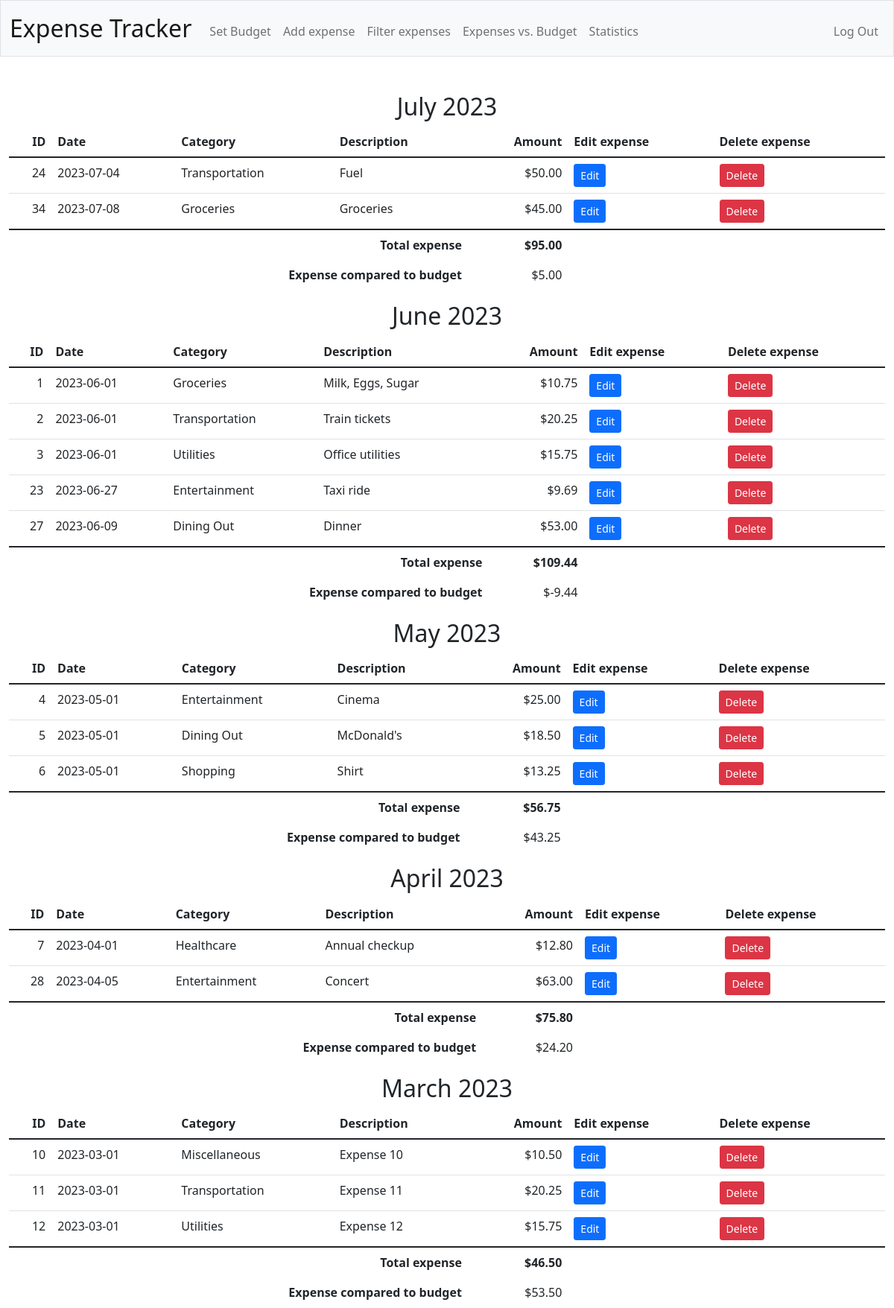
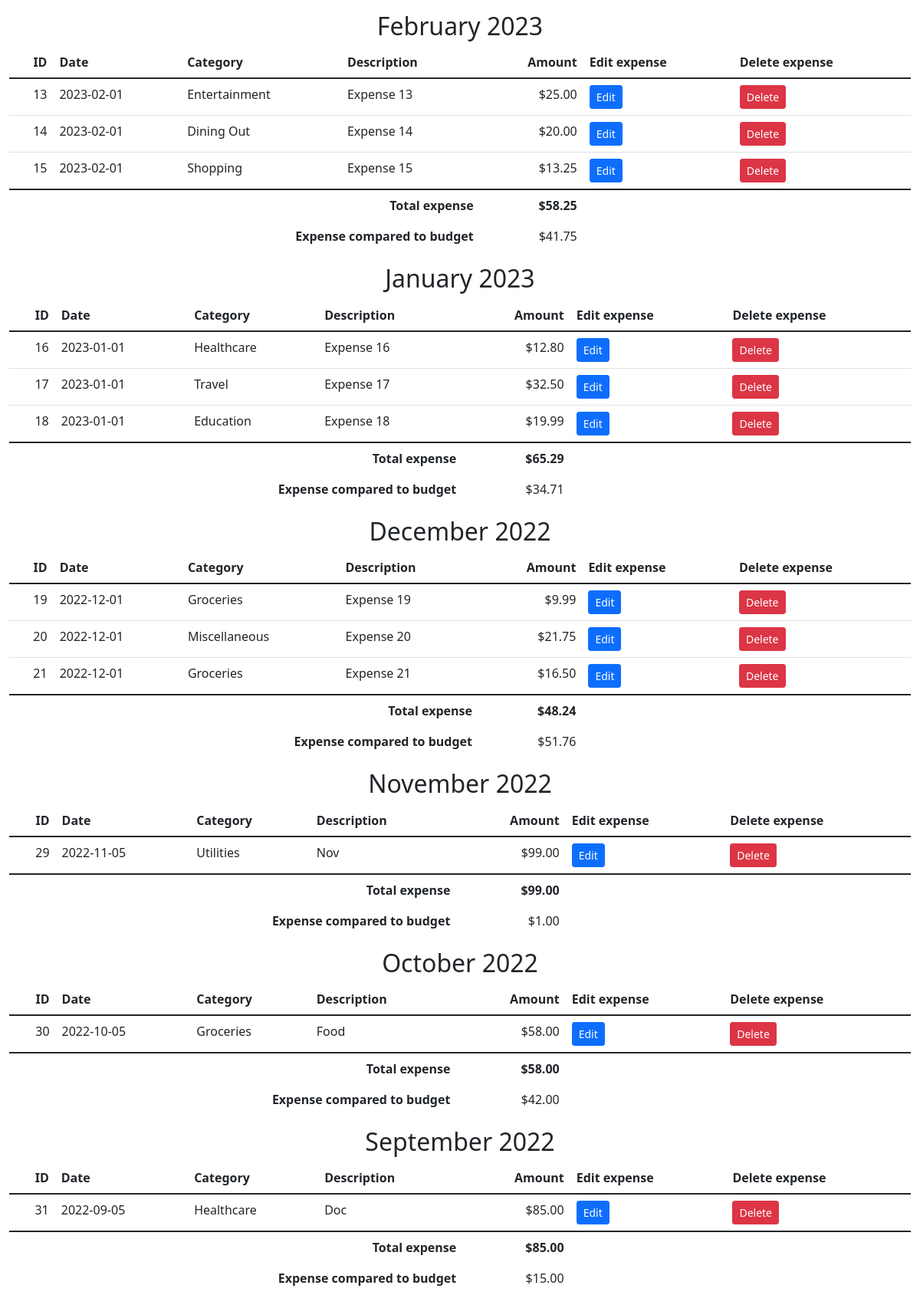
The page / (signed in, upper part) on the database its author committed (2 pictures, top to bottom).
### tables this page shows
CREATE TABLE expenses (
    id INTEGER PRIMARY KEY AUTOINCREMENT,
    user_id INTEGER NOT NULL,
    date DATE NOT NULL,
    category_id INTEGER NOT NULL,
    amount REAL NOT NULL,
    description TEXT,
    FOREIGN KEY (user_id) REFERENCES users (id),
    FOREIGN KEY (category_id) REFERENCES categories (id)
);

CREATE TABLE categories (
    id INTEGER PRIMARY KEY AUTOINCREMENT,
    name TEXT NOT NULL
);

### app.py (the view)
@app.route("/")
@login_required
def index():
    user_id = session["user_id"]
    expenses = db.execute("SELECT e.id, date, name AS category, amount, description FROM expenses e JOIN categories c ON c.id = e.category_id WHERE user_id = ?", user_id)
    grouped_expenses = group_expenses_by_month(expenses)
    display_expenses_descending = True
    sorted_expenses = sort_expenses_by_month(grouped_expenses, display_expenses_descending)
    budget_information = db.execute("SELECT * FROM budgets WHERE user_id = ?", user_id)
    budget = budget_information[0]["amount"]
    return render_template("index.html", expenses=sorted_expenses, budget=budget)

### app.py (called while the page is built)
@app.after_request
def after_request(response):
    response.headers["Cache-Control"] = "no-cache, no-store, must-revalidate"
    response.headers["Expires"] = 0
    response.headers["Pragma"] = "no-cache"
    return response

### helpers.py (called while the page is built)
def login_required(f):
    @wraps(f)
    def decorated_function(*args, **kwargs):
        if session.get("user_id") is None:
            return redirect("/login")
        return f(*args, **kwargs)
    return decorated_function

def usd(value):
    return f"${value:,.2f}"

def group_expenses_by_month(expenses):
    grouped_expenses = {}
    for expense in expenses:
        expense_date = datetime.strptime(expense["date"], '%Y-%m-%d')
        month = expense_date.strftime('%B %Y')
        if month not in grouped_expenses:
            grouped_expenses[month] = []
        grouped_expenses[month].append(expense)
    return grouped_expenses

def sort_expenses_by_month(grouped_expenses, reverse=False):
    sorted_expenses = dict(sorted(grouped_expenses.items(), key=lambda x: datetime.strptime(x[0], '%B %Y'), reverse=reverse))
    return sorted_expenses

### templates/index.html (shortened to what this page needs)
{% extends "layout.html" %}
{% block main %}
    {% for month, expenses in expenses.items() %}
        <h2>{{ month }}</h2>
        <table class="table table-stiped">
            <thead>
                <tr>
                    <th class="text-end">ID</th>
                    <th class="text-start">Date</th>
                    <th class="text-start">Category</th>
                    <th class="text-start">Description</th>
                    <th class="text-end">Amount</th>
                    <th class="text-start">Edit expense</th>
                    <th class="text-start">Delete expense</th>
                </tr>
            </thead>
            <tbody>
                {% for expense in expenses %}
                <tr>
                    <td class="text-end">{{ expense["id"] }}</td>
                    <td class="text-start">{{ expense["date"] }}</td>
                    <td class="text-start">{{ expense["category"] }}</td>
                    <td class="text-start">{{ expense["description"] }}</td>
                    <td class="text-end">{{ expense["amount"] | usd }}</td>
                    <td class="text-start"><a href="/expense-edit/{{ expense['id'] }}" class="btn btn-primary btn-sm">Edit</a></td>
                    <td class="text-start">
                        <form action="/expense-delete/{{ expense['id'] }}" method="post" onsubmit="return confirm('Are you sure you want to delete this expense?');">
                            <button type="submit" class="btn btn-danger btn-sm">Delete</button>
                        </form>
                    </td>
                </tr>
                {% endfor %}
            </tbody>
            <tfoot>
                <tr>
                    <td class="border-0 fw-bold text-end" colspan="4">Total expense</td>
                    <td class="border-0 fw-bold text-end"> {{ expenses | sum(attribute='amount') | usd}} </td>
                </tr>
                <tr>
                    <td class="border-0 fw-bold text-end" colspan="4">Expense compared to budget</td>
                    <td class="border-0 fw bold text-end"> {{ (budget - expenses | sum(attribute='amount')) | usd }} </td>
                </tr>
            </tfoot>
        </table>
    {% endfor %}
{% endblock %}

### templates/layout.html (shortened to what this page needs)
<!DOCTYPE html>
<html lang="en">
    <head>
        <link href="https://cdn.jsdelivr.net/npm/bootstrap@5.1.3/dist/css/bootstrap.min.css" rel="stylesheet">
        <link href="/static/styles.css" rel="stylesheet">
    </head>
    <body>
        <nav class="bg-light border navbar navbar-expand-md navbar-light">
            <div class="container-fluid">
                <a class="navbar-brand" href="/"><span>Expense Tracker</span></a>
                <div class="collapse navbar-collapse" id="navbar">
                    {% if session["user_id"] %}
                        <ul class="navbar-nav me-auto mt-2">
                            <li class="nav-item"><a class="nav-link" href="/budget">Set Budget</a></li>
                            <li class="nav-item"><a class="nav-link" href="/expense-add">Add expense</a></li>
                            <li class="nav-item"><a class="nav-link" href="/filter-expenses">Filter expenses</a></li>
                            <li class="nav-item"><a class="nav-link" href="/chart">Expenses vs. Budget</a></li>
                            <li class="nav-item"><a class="nav-link" href="/statistics">Statistics</a></li>
                        </ul>
                        <ul class="navbar-nav ms-auto mt-2">
                            <li class="nav-item"><a class="nav-link" href="/logout">Log Out</a></li>
                        </ul>
                    {% else %}
                        <ul class="navbar-nav ms-auto mt-2">
                            <li class="nav-item"><a class="nav-link" href="/register">Register</a></li>
                            <li class="nav-item"><a class="nav-link" href="/login">Log In</a></li>
                        </ul>
                    {% endif %}
                </div>
            </div>
        </nav>
        <main class="container-fluid py-5 text-center">
            {% block main %}{% endblock %}
        </main>
    </body>
</html>

### static/styles.css (style rules this page uses)
nav .navbar-brand { font-size: xx-large; }

### rows shown on the page
expenses: id "24", date "2023-07-04", category "Transportation", description "Fuel", amount "$50.00"
expenses: id "34", date "2023-07-08", category "Groceries", description "Groceries", amount "$45.00"
expenses: id "1", date "2023-06-01", category "Groceries", description "Milk, Eggs, Sugar", amount "$10.75"
expenses: id "2", date "2023-06-01", category "Transportation", description "Train tickets", amount "$20.25"
expenses: id "3", date "2023-06-01", category "Utilities", description "Office utilities", amount "$15.75"
expenses: id "23", date "2023-06-27", category "Entertainment", description "Taxi ride", amount "$9.69"
expenses: id "27", date "2023-06-09", category "Dining Out", description "Dinner", amount "$53.00"
expenses: id "4", date "2023-05-01", category "Entertainment", description "Cinema", amount "$25.00"
expenses: id "5", date "2023-05-01", category "Dining Out", description "McDonald's", amount "$18.50"
expenses: id "6", date "2023-05-01", category "Shopping", description "Shirt", amount "$13.25"
expenses: id "7", date "2023-04-01", category "Healthcare", description "Annual checkup", amount "$12.80"
expenses: id "28", date "2023-04-05", category "Entertainment", description "Concert", amount "$63.00"
expenses: id "10", date "2023-03-01", category "Miscellaneous", description "Expense 10", amount "$10.50"
expenses: id "11", date "2023-03-01", category "Transportation", description "Expense 11", amount "$20.25"
expenses: id "12", date "2023-03-01", category "Utilities", description "Expense 12", amount "$15.75"
expenses: id "13", date "2023-02-01", category "Entertainment", description "Expense 13", amount "$25.00"
expenses: id "14", date "2023-02-01", category "Dining Out", description "Expense 14", amount "$20.00"
expenses: id "15", date "2023-02-01", category "Shopping", description "Expense 15", amount "$13.25"
expenses: id "16", date "2023-01-01", category "Healthcare", description "Expense 16", amount "$12.80"
expenses: id "17", date "2023-01-01", category "Travel", description "Expense 17", amount "$32.50"
expenses: id "18", date "2023-01-01", category "Education", description "Expense 18", amount "$19.99"
expenses: id "19", date "2022-12-01", category "Groceries", description "Expense 19", amount "$9.99"
expenses: id "20", date "2022-12-01", category "Miscellaneous", description "Expense 20", amount "$21.75"
expenses: id "21", date "2022-12-01", category "Groceries", description "Expense 21", amount "$16.50"
expenses: id "29", date "2022-11-05", category "Utilities", description "Nov", amount "$99.00"
expenses: id "30", date "2022-10-05", category "Groceries", description "Food", amount "$58.00"
expenses: id "31", date "2022-09-05", category "Healthcare", description "Doc", amount "$85.00"

### other values the page prints
{{ month }} "July 2023" "June 2023" "May 2023" "April 2023" "March 2023" "February 2023" "January 2023" "December 2022" "November 2022" "October 2022" "September 2022"
{{ expenses | sum(attribute='amount') | usd }} "$95.00" "$109.44" "$56.75" "$75.80" "$46.50" "$58.25" "$65.29" "$48.24" "$99.00" "$58.00" "$85.00"
{{ (budget - expenses | sum(attribute='amount')) | usd }} "$5.00" "$-9.44" "$43.25" "$24.20" "$53.50" "$41.75" "$34.71" "$51.76" "$1.00" "$42.00" "$15.00"
